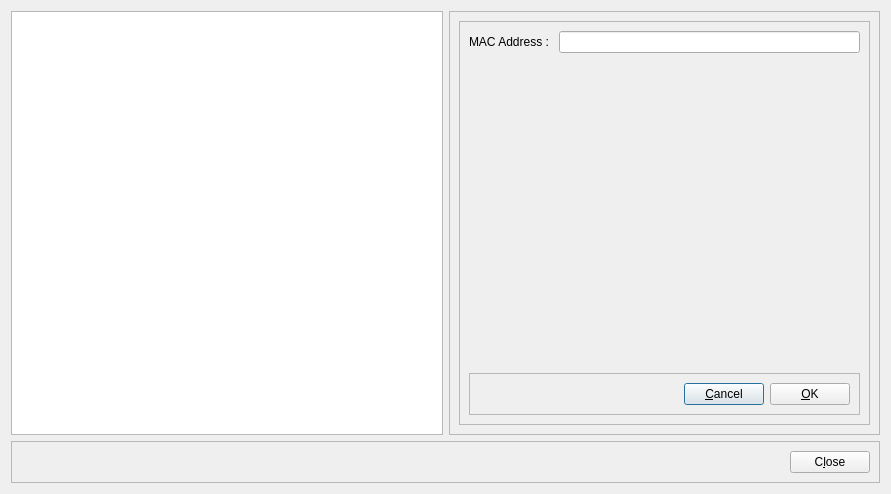
<?xml version="1.0" encoding="UTF-8"?>
<ui version="4.0">
 <class>ManageTrustedAPsForm</class>
 <widget class="QDialog" name="ManageTrustedAPsForm">
  <property name="geometry">
   <rect>
    <x>0</x>
    <y>0</y>
    <width>891</width>
    <height>494</height>
   </rect>
  </property>
  <property name="windowTitle">
   <string>Manage Trusted Access Points</string>
  </property>
  <layout class="QGridLayout" name="gridLayout_2">
   <item row="0" column="0">
    <layout class="QHBoxLayout" name="horizontalLayout">
     <item>
      <widget class="QListView" name="listViewTrustedAP"/>
     </item>
     <item>
      <layout class="QVBoxLayout" name="verticalLayout">
       <item>
        <widget class="QFrame" name="frameMasterAPDetail">
         <property name="minimumSize">
          <size>
           <width>430</width>
           <height>0</height>
          </size>
         </property>
         <property name="frameShape">
          <enum>QFrame::StyledPanel</enum>
         </property>
         <property name="frameShadow">
          <enum>QFrame::Raised</enum>
         </property>
         <layout class="QVBoxLayout" name="verticalLayout_2">
          <item>
           <widget class="QFrame" name="frameAPDetail">
            <property name="frameShape">
             <enum>QFrame::StyledPanel</enum>
            </property>
            <property name="frameShadow">
             <enum>QFrame::Raised</enum>
            </property>
            <layout class="QVBoxLayout" name="verticalLayout_3">
             <item>
              <layout class="QFormLayout" name="formLayout">
               <property name="fieldGrowthPolicy">
                <enum>QFormLayout::AllNonFixedFieldsGrow</enum>
               </property>
               <item row="0" column="0">
                <widget class="QLabel" name="labelMACAddress">
                 <property name="text">
                  <string>MAC Address : </string>
                 </property>
                </widget>
               </item>
               <item row="0" column="1">
                <widget class="QLineEdit" name="lineEdit"/>
               </item>
              </layout>
             </item>
             <item>
              <spacer name="verticalSpacer">
               <property name="orientation">
                <enum>Qt::Vertical</enum>
               </property>
               <property name="sizeHint" stdset="0">
                <size>
                 <width>20</width>
                 <height>40</height>
                </size>
               </property>
              </spacer>
             </item>
             <item>
              <widget class="QFrame" name="frame">
               <property name="frameShape">
                <enum>QFrame::StyledPanel</enum>
               </property>
               <property name="frameShadow">
                <enum>QFrame::Raised</enum>
               </property>
               <layout class="QHBoxLayout" name="horizontalLayout_2">
                <item>
                 <spacer name="horizontalSpacer">
                  <property name="orientation">
                   <enum>Qt::Horizontal</enum>
                  </property>
                  <property name="sizeHint" stdset="0">
                   <size>
                    <width>185</width>
                    <height>20</height>
                   </size>
                  </property>
                 </spacer>
                </item>
                <item>
                 <widget class="QPushButton" name="buttonCancel">
                  <property name="text">
                   <string>&amp;Cancel</string>
                  </property>
                 </widget>
                </item>
                <item>
                 <widget class="QPushButton" name="buttonOK">
                  <property name="text">
                   <string>&amp;OK</string>
                  </property>
                 </widget>
                </item>
               </layout>
              </widget>
             </item>
            </layout>
            <zorder>frame</zorder>
            <zorder>frame</zorder>
            <zorder>formLayoutWidget</zorder>
            <zorder>verticalSpacer</zorder>
           </widget>
          </item>
         </layout>
        </widget>
       </item>
      </layout>
     </item>
    </layout>
   </item>
   <item row="1" column="0">
    <widget class="QFrame" name="frame_2">
     <property name="frameShape">
      <enum>QFrame::StyledPanel</enum>
     </property>
     <property name="frameShadow">
      <enum>QFrame::Raised</enum>
     </property>
     <layout class="QHBoxLayout" name="horizontalLayout_3">
      <item>
       <spacer name="horizontalSpacer_2">
        <property name="orientation">
         <enum>Qt::Horizontal</enum>
        </property>
        <property name="sizeHint" stdset="0">
         <size>
          <width>40</width>
          <height>20</height>
         </size>
        </property>
       </spacer>
      </item>
      <item>
       <widget class="QPushButton" name="buttonClose">
        <property name="text">
         <string>C&amp;lose</string>
        </property>
       </widget>
      </item>
     </layout>
    </widget>
   </item>
  </layout>
 </widget>
 <resources/>
 <connections/>
</ui>
